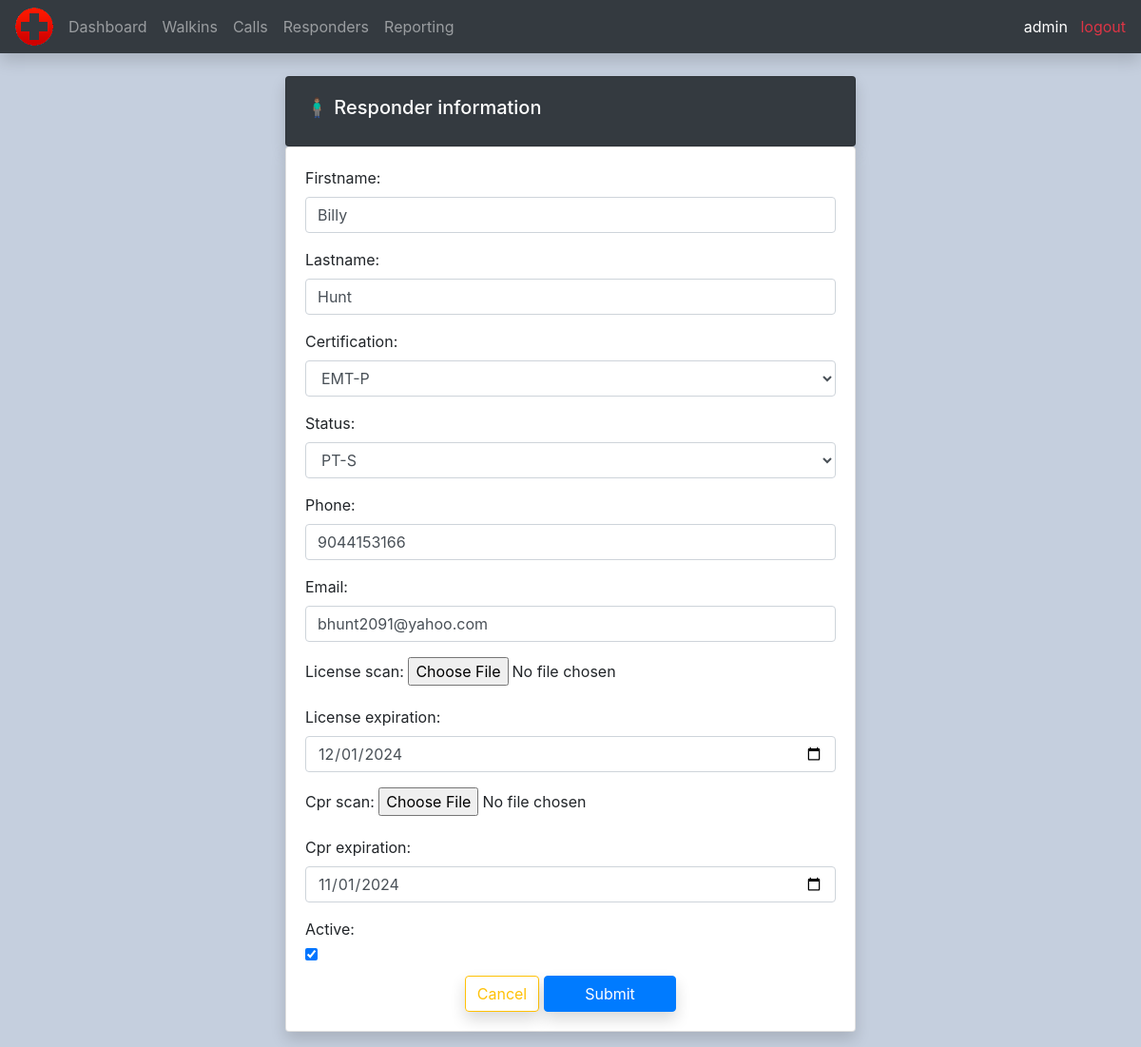
Screenshot of /update_responder/3/ (signed in) with the database file from the repository.
### calls/models.py (models this page shows, shortened)
class Responder(models.Model):
    CERTIFICATIONS = (
        ('EMT-B', 'EMT-B'),
        ('EMT-P', 'EMT-P'),
        ('LPN', 'LPN'),
        ('RN', 'RN')
    )
    STATUS = (
        ('PT', 'PT'),
        ('PT-S', 'PT-S'),
        ('FT-S', 'FT-S')
    )
    firstname = models.CharField(max_length=200, null=True)
    lastname = models.CharField(max_length=200, null=True)
    certification = models.CharField(max_length=200, null=True, choices=CERTIFICATIONS)
    status = models.CharField(max_length=200, null=True, choices=STATUS)
    phone = models.CharField(max_length=200, null=True)
    email = models.EmailField(null=True)
    license_scan = models.ImageField(null=True, blank=True)
    license_expiration = models.DateField(null=True, blank=True)
    cpr_scan = models.ImageField(null=True, blank=True)
    cpr_expiration = models.DateField(null=True, blank=True)
    active = models.BooleanField(default=True, null=True)

### calls/decorators.py (the view)
        def wrapper_func(request, *args, **kwargs):
            group = None
            if request.user.groups.exists():
                group = request.user.groups.all()[0].name
            if group in allowed_roles:
                return view_func(request, *args, **kwargs)
            else:
                return HttpResponse('You are not authorized to view this page')

### calls/views.py (called while the page is built)
@login_required(login_url='login')
@allowed_users(allowed_roles=['Admin', 'Supervisors'])
def updateResponder(request, pk):
    responder = Responder.objects.get(id=pk)
    form = ResponderForm(instance=responder)
    if request.method == 'POST':
        form = ResponderForm(request.POST, request.FILES, instance=responder)
        if form.is_valid():
            form.save()
            return redirect('/responders')
    context = {'form': form}
    return render(request, 'calls/responder_form.html', context)

### calls/templates/calls/responder_form.html (shortened to what this page needs)
{% extends 'calls/main.html' %}
{% load static %}
{% block content %}
<br>
<div class="row">
    <div class="col-md-12 mb-3">
        <div class="card card-body w-50 m-auto bg-dark text-white shadow">
            <h5>🧍🏽‍♂️ Responder information</h5>
        </div>
        <div class="card card-body w-50 m-auto shadow">
            <form action="" method="POST" enctype="multipart/form-data">
                {{ form.as_p }}
                <div class="text-center">
                    <a class="btn btn-outline-warning shadow" href="{% url 'all_responders' %}">Cancel</a>
                    <input class="btn btn-primary w-25 shadow" type="submit" name="Submit">
                </div>
            </form>
        </div>
    </div>
</div>
{% endblock %}

### calls/templates/calls/navbar.html (shortened to what this page needs)
{% load static %}
<nav class="navbar navbar-expand-lg navbar-dark bg-dark shadow">
  <img src="{% static 'images/logo.png' %}" id="logo" class="mr-2">
  <div class="collapse navbar-collapse" id="navbarNav">
    {% with url_name=request.resolver_match.url_name %}
    <ul class="navbar-nav">
      <li class="nav-item {% if url_name == 'home' %}active{% endif%}">
        <a class="nav-link" href="{% url 'home' %}">Dashboard</a>
      </li>
      <li class="nav-item {% if url_name == 'all_walkins' %}active{% endif%}">
        <a class="nav-link" href="{% url 'all_walkins' %}">Walkins</a>
      </li>
      <li class="nav-item {% if url_name == 'all_calls' %}active{% endif%}">
        <a class="nav-link" href="{% url 'all_calls' %}">Calls</a>
      </li>
      <li class="nav-item {% if url_name == 'all_responders' %}active{% endif%}">
        <a class="nav-link" href="{% url 'all_responders' %}">Responders</a>
      </li>
      <li class="nav-item {% if url_name == 'reporting' %}active{% endif%}">
        <a class="nav-link" href="{% url 'reporting' %}">Reporting</a>
      </li>
    </ul>
    {% endwith %}
  </div>
  <div>
    <span><a class="text-white">{{ request.user }}</a></span>
    <span><a class="text-danger" href="{% url 'logout' %}">&nbsp logout</a></span>
  </div>
</nav>

### static/css/main.css (style rules this page uses)
body { background-color: #c5cfde; }

### rows the page displays
Responder: firstname "Billy", lastname "Hunt", certification "EMT-P", status "PT-S", phone "9044153166", email "bhunt2091@yahoo.com", license_expiration "12/01/2024", cpr_expiration "11/01/2024", active "☑"

### other values shown
{{ request.user }} "admin"
